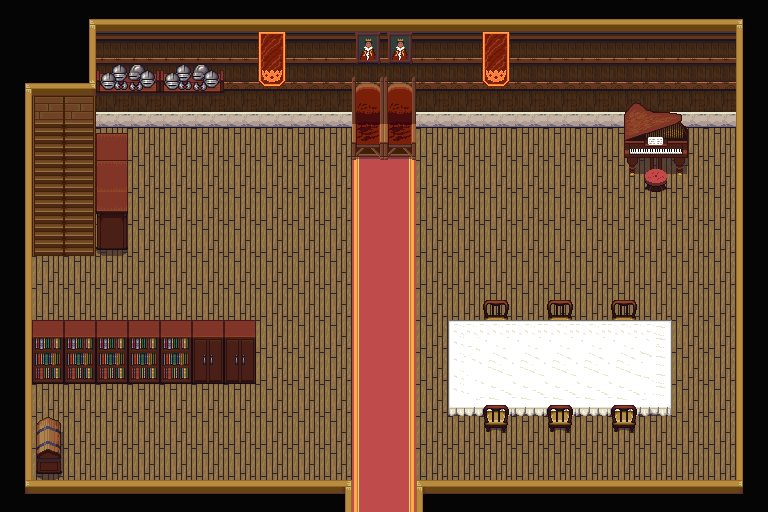

Below is a game level as drawn by its tile map, then a one-line description and the .tmx file that defines it, in full:
An orthogonal 24x16 tile map with 32x32 px tiles, 5 tile layers (U_Background, U_Furniture1, U_Furniture, U_Furniture2, ...), 3 tilesets and 13 objects (hall_second_floor, village1).

<map version="1.2" tiledversion="1.2.5" orientation="orthogonal" renderorder="right-down" width="24" height="16" tilewidth="32" tileheight="32" infinite="0" nextlayerid="8" nextobjectid="16">
 <tileset firstgid="1" source="Indoor.tsx" />
 <tileset firstgid="769" source="Stairs.tsx" />
 <tileset firstgid="1601" source="Indoor_2.tsx" />
 <layer id="1" name="U_Background" width="24" height="16">
  <data encoding="csv">
338,340,340,340,340,340,340,340,340,340,340,340,340,340,340,340,340,340,340,340,340,340,340,337,
317,361,361,225,225,225,225,225,225,225,225,225,225,225,225,225,225,225,225,225,225,225,225,315,
317,361,361,249,249,249,249,249,249,249,249,249,249,249,249,249,249,249,249,249,249,249,249,315,
317,361,361,273,273,273,273,273,273,273,273,273,273,273,273,273,273,273,273,273,273,273,273,315,
317,361,361,361,361,361,361,361,361,361,361,26,28,361,361,361,361,361,361,361,361,361,361,315,
317,361,361,361,361,361,361,361,361,361,361,26,28,361,361,361,361,361,361,361,361,361,361,315,
317,361,361,361,361,361,361,361,361,361,361,26,28,361,361,361,361,361,361,361,361,361,361,315,
317,361,361,361,361,361,361,361,361,361,361,26,28,361,361,361,361,361,361,361,361,361,361,315,
317,361,361,361,361,361,361,361,361,361,361,26,28,361,361,361,361,361,361,361,361,361,361,315,
317,361,361,361,361,361,361,361,361,361,361,26,28,361,361,361,361,361,361,361,361,361,361,315,
317,361,361,361,361,361,361,361,361,361,361,26,28,361,361,361,361,361,361,361,361,361,361,315,
317,361,361,361,361,361,361,361,361,361,361,26,28,361,361,361,361,361,361,361,361,361,361,315,
317,361,361,361,361,361,361,361,361,361,361,26,28,361,361,361,361,361,361,361,361,361,361,315,
317,361,361,361,361,361,361,361,361,361,361,26,28,361,361,361,361,361,361,361,361,361,361,315,
317,361,361,361,361,361,361,361,361,361,361,26,28,361,361,361,361,361,361,361,361,361,361,315,
314,292,292,292,292,292,292,292,292,292,293,26,28,291,292,292,292,292,292,292,292,292,292,313
</data>
 </layer>
 <layer id="7" name="U_Furniture1" width="24" height="16">
  <data encoding="csv">
0,0,0,0,0,0,0,0,0,0,0,0,0,0,0,0,0,0,0,0,0,0,0,0,
0,0,0,0,0,0,0,0,0,0,0,0,0,0,0,0,0,0,0,0,0,0,0,0,
0,0,0,368,369,368,369,0,0,0,0,0,0,0,0,0,0,0,0,0,0,0,0,0,
0,0,0,0,0,0,0,0,0,0,0,0,0,0,0,0,0,0,0,0,0,0,0,0,
0,0,0,0,0,0,0,0,0,0,0,0,0,0,0,0,0,0,0,0,0,0,0,0,
0,0,0,0,0,0,0,0,0,0,0,0,0,0,0,0,0,0,0,0,0,0,0,0,
0,0,0,0,0,0,0,0,0,0,0,0,0,0,0,0,0,0,0,0,0,0,0,0,
0,0,0,0,0,0,0,0,0,0,0,0,0,0,0,0,0,0,0,0,0,0,0,0,
0,0,0,0,0,0,0,0,0,0,0,0,0,0,0,0,0,0,0,0,0,0,0,0,
0,0,0,0,0,0,0,0,0,0,0,0,0,0,0,1656,0,1656,0,1656,0,0,0,0,
0,434,434,434,434,434,433,433,0,0,0,0,0,0,0,1672,0,1672,0,1672,0,0,0,0,
0,458,458,458,458,458,457,457,0,0,0,0,0,0,0,0,0,0,0,0,0,0,0,0,
0,0,0,0,0,0,0,0,0,0,0,0,0,0,0,0,0,0,0,0,0,0,0,0,
0,302,0,0,0,0,0,0,0,0,0,0,0,0,0,0,0,0,0,0,0,0,0,0,
0,326,0,0,0,0,0,0,0,0,0,0,0,0,0,0,0,0,0,0,0,0,0,0,
0,0,0,0,0,0,0,0,0,0,0,0,0,0,0,0,0,0,0,0,0,0,0,0
</data>
 </layer>
 <layer id="2" name="U_Furniture" width="24" height="16">
  <data encoding="csv">
0,0,0,0,0,0,0,0,0,0,0,0,0,0,0,0,0,0,0,0,0,0,0,0,
0,225,225,0,0,225,0,0,0,225,225,0,225,0,0,0,0,0,0,0,0,0,0,0,
0,249,249,0,0,0,0,0,0,0,0,0,0,0,0,0,0,0,0,0,0,0,0,0,
0,273,273,0,0,0,273,0,0,0,0,273,273,0,0,0,0,0,0,135,136,137,0,0,
0,0,0,366,0,0,0,0,0,0,0,0,0,0,0,0,0,0,0,159,160,161,0,0,
0,0,0,367,0,0,0,0,0,0,0,0,0,0,0,0,0,0,0,183,184,185,0,0,
0,0,0,390,0,0,0,0,0,0,0,0,0,0,0,0,0,0,0,0,0,0,0,0,
0,0,0,414,0,0,0,0,0,0,0,0,0,0,0,0,0,0,0,0,0,0,0,0,
0,0,0,0,0,0,0,0,0,0,0,0,0,0,0,0,0,0,0,0,0,0,0,0,
0,0,0,0,0,0,0,0,0,0,0,0,0,0,0,0,0,0,0,0,0,0,0,0,
0,0,0,0,0,0,0,0,0,0,0,0,0,0,12,13,13,13,13,13,14,0,0,0,
0,0,0,0,0,0,0,0,0,0,0,0,0,0,36,37,37,37,37,37,38,0,0,0,
0,0,0,0,0,0,0,0,0,0,0,0,0,0,60,61,61,61,61,61,62,0,0,0,
0,0,0,0,0,0,0,0,0,0,0,0,0,0,0,0,0,0,0,0,0,0,0,0,
0,0,0,0,0,0,0,0,0,0,0,0,0,0,0,0,0,0,0,0,0,0,0,0,
0,0,0,0,0,0,0,0,0,0,0,0,0,0,0,0,0,0,0,0,0,0,0,0
</data>
 </layer>
 <layer id="3" name="U_Furniture2" width="24" height="16">
  <data encoding="csv">
316,316,338,0,0,0,0,0,0,0,0,0,0,0,0,0,0,0,0,0,0,0,0,0,
316,316,317,0,0,0,0,0,102,0,0,56,56,0,0,102,0,0,0,0,0,0,0,0,
338,340,341,0,0,0,0,0,126,0,0,20,20,0,0,126,0,0,0,0,0,0,0,0,
0,1480,1473,0,0,0,0,0,0,0,0,44,44,0,0,0,0,0,0,0,0,0,0,0,
0,1508,1507,0,0,0,0,0,0,0,0,68,68,0,0,0,0,0,0,0,0,0,0,0,
0,1508,1507,0,0,0,0,0,0,0,0,0,0,0,0,0,0,0,0,0,100,0,0,0,
0,1508,1507,0,0,0,0,0,0,0,0,0,0,0,0,0,0,0,0,0,0,0,0,0,
0,1508,1507,0,0,0,0,0,0,0,0,0,0,0,0,0,0,0,0,0,0,0,0,0,
0,0,0,0,0,0,0,0,0,0,0,0,0,0,0,0,0,0,0,0,0,0,0,0,
0,0,0,0,0,0,0,0,0,0,0,0,0,0,0,0,0,0,0,0,0,0,0,0,
0,0,0,0,0,0,0,0,0,0,0,0,0,0,0,0,0,0,0,0,0,0,0,0,
0,0,0,0,0,0,0,0,0,0,0,0,0,0,0,0,0,0,0,0,0,0,0,0,
0,0,0,0,0,0,0,0,0,0,0,0,0,0,0,1657,0,1657,0,1657,0,0,0,0,
0,0,0,0,0,0,0,0,0,0,0,0,0,0,0,1673,0,1673,0,1673,0,0,0,0,
0,0,0,0,0,0,0,0,0,0,0,0,0,0,0,0,0,0,0,0,0,0,0,0,
0,0,0,0,0,0,0,0,0,0,0,0,0,0,0,0,0,0,0,0,0,0,0,0
</data>
 </layer>
 <layer id="4" name="T_Furniture" width="24" height="16">
  <data encoding="csv">
0,0,0,0,0,0,0,0,0,0,0,0,0,0,0,0,0,0,0,0,0,0,0,0,
0,0,0,0,0,0,0,0,0,0,0,0,0,0,0,0,0,0,0,0,0,0,0,0,
0,0,0,0,0,0,0,0,0,0,0,0,0,0,0,0,0,0,0,0,0,0,0,0,
0,0,0,0,0,0,0,0,0,0,0,0,0,0,0,0,0,0,0,0,0,0,0,0,
0,0,0,0,0,0,0,0,0,0,0,0,0,0,0,0,0,0,0,0,0,0,0,0,
0,0,0,0,0,0,0,0,0,0,0,0,0,0,0,0,0,0,0,0,0,0,0,0,
0,0,0,0,0,0,0,0,0,0,0,0,0,0,0,0,0,0,0,0,0,0,0,0,
0,0,0,0,0,0,0,0,0,0,0,0,0,0,0,0,0,0,0,0,0,0,0,0,
0,0,0,0,0,0,0,0,0,0,0,0,0,0,0,0,0,0,0,0,0,0,0,0,
0,0,0,0,0,0,0,0,0,0,0,0,0,0,0,0,0,0,0,0,0,0,0,0,
0,434,434,434,434,434,433,433,0,0,0,0,0,0,0,0,0,0,0,0,0,0,0,0,
0,0,0,0,0,0,0,0,0,0,0,0,0,0,0,0,0,0,0,0,0,0,0,0,
0,0,0,0,0,0,0,0,0,0,0,0,0,0,0,0,0,0,0,0,0,0,0,0,
0,0,0,0,0,0,0,0,0,0,0,0,0,0,0,0,0,0,0,0,0,0,0,0,
0,0,0,0,0,0,0,0,0,0,0,0,0,0,0,0,0,0,0,0,0,0,0,0,
0,0,0,0,0,0,0,0,0,0,0,0,0,0,0,0,0,0,0,0,0,0,0,0
</data>
 </layer>
 <objectgroup id="5" name="Collisions">
  <object id="1" x="448" y="320" width="224" height="96" />
  <object id="2" x="32" y="352" width="224" height="32" />
  <object id="3" x="608" y="128" width="96" height="32" />
  <object id="5" x="352" y="128" width="64" height="32" />
  <object id="7" x="0" y="0" width="736" height="128" />
  <object id="8" x="0" y="128" width="32" height="384" />
  <object id="9" x="32" y="416" width="32" height="64" />
  <object id="10" x="32" y="480" width="320" height="32" />
  <object id="11" x="416" y="480" width="352" height="32" />
  <object id="12" x="736" y="0" width="32" height="480" />
  <object id="14" x="96" y="128" width="32" height="128" />
 </objectgroup>
 <objectgroup id="6" name="Doorways">
  <object id="13" name="hall_second_floor" x="32" y="128" width="64" height="32">
   <properties>
    <property name="pos_x" type="int" value="2" />
    <property name="pos_y" type="int" value="8" />
   </properties>
  </object>
  <object id="15" name="village1" x="352" y="480" width="64" height="32">
   <properties>
    <property name="pos_x" type="int" value="42" />
    <property name="pos_y" type="int" value="23" />
   </properties>
  </object>
 </objectgroup>
</map>
